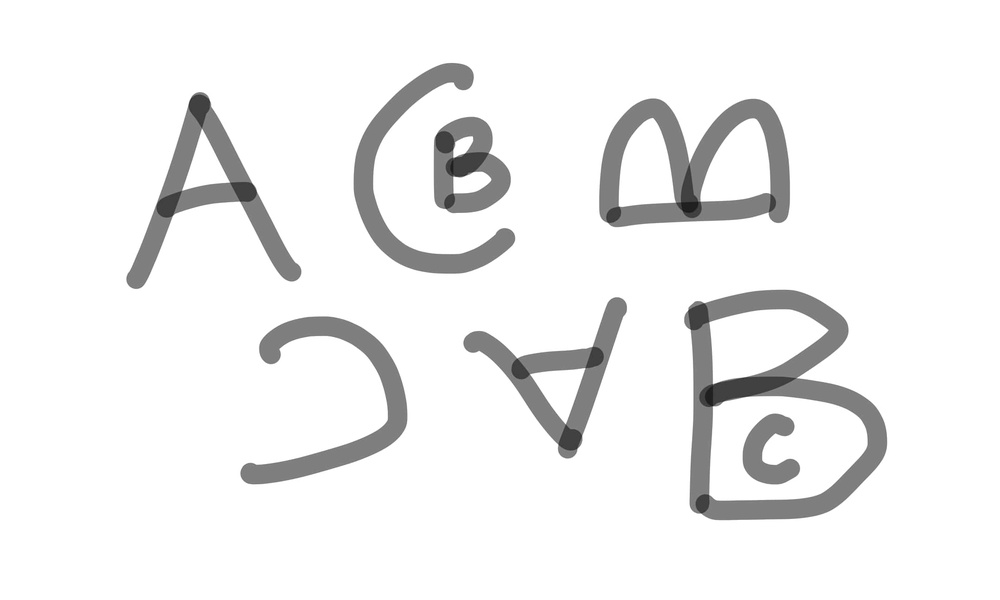
#> input picture ABC-overlapped.jpg, 1000 x 600 px, shrunk from 2159 x 1296 before the run
$ python main.py
#> lines starting #> are read from the running program, lines starting #| are printed output that depends on the picture; after the words box and inside, x2 and y2 are one past the last pixel; in counts of white or black regions, pixels touching at a corner belong together
from PIL import Image
import numpy as np

def main():
    # Read characters from an image file
    img = Image.open('./ABC-overlapped.jpg').convert('RGB')
#> img is the input picture: PIL image 1000x600 RGB; min 23, max 255, mean 240
    img_gray = img.convert('L')  # converts the image to grayscale image
    img_gray.show()  # show the image
    ONE = 200  # set value of 1-valued pixels
    a = np.asarray(img_gray)  # convert from PIL to np array
    a_bin = threshold(a, 150, ONE, 0)  # threshold the image a, with threshold T, LOW and HIGH
    im = Image.fromarray(a_bin)  # from np array to PIL format
    im.show()
    label = blob_coloring_8_connected(a_bin, ONE)  # labels 8-connected components
    new_img2 = np2PIL_color(label)  # converts from np array to PIL format
    new_img2.show()  # shows the image
    rects = rectangles(label)
    rects.show()


# [37 lines left out: functions binary_image, np2PIL, not called in this run]


def np2PIL_color(im):
    print("size of arr: ", im.shape)
    img = Image.fromarray(np.uint8(im))
    return img


def threshold(im, T, LOW, HIGH):
    # threshold the image im, returns im_out
    # im_out = LOW, if im < T;   im_out = HIGH otherwise
#> called with T = 150, LOW = 200, HIGH = 0
    (nrows, ncols) = im.shape
    im_out = np.zeros(shape=im.shape)
    for i in range(nrows):
        for j in range(ncols):
            if abs(im[i][j]) < T:
                im_out[i][j] = LOW
            else:
                im_out[i][j] = HIGH
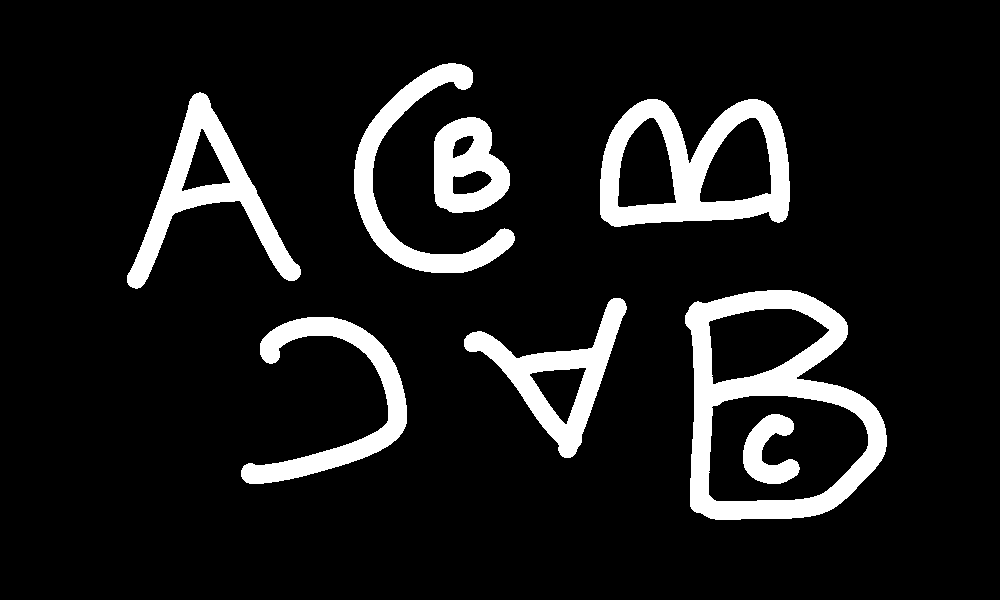
#> im_out: shape (600, 1000) float64; values 0 (black) and 200 (white), 10.7% white; 8 white regions, largest, box (x1, y1, x2, y2) and area: (685, 290, 887, 520) 15706, (600, 99, 790, 227) 11629, (127, 92, 301, 289) 8479
    return im_out


def blob_coloring_8_connected(bim, ONE):
    # labels binary image bim, where one-valued pixels have value ONE,
    # by using 8-connected component labeling algorithm.
    # Two-pass labeling is used
#> called with ONE = 200
    max_label = int(10000)
    nrow = bim.shape[0]
    ncol = bim.shape[1]
    im = np.zeros(shape=(nrow, ncol), dtype=int)
    a = np.arange(0, max_label, dtype=int)
    color_map = np.zeros(shape=(max_label, 3), dtype=np.uint8)
    color_im = np.zeros(shape=(nrow, ncol, 3), dtype=np.uint8)

    for i in range(max_label):
        np.random.seed(i)
        color_map[i][0] = np.random.randint(0, 255, 1, dtype=np.uint8)
        color_map[i][1] = np.random.randint(0, 255, 1, dtype=np.uint8)
        color_map[i][2] = np.random.randint(0, 255, 1, dtype=np.uint8)

    k = 0
    for i in range(nrow):
        for j in range(ncol):
            im[i][j] = max_label
#> im: shape (600, 1000) int64; every value is 10000
    for i in range(1, nrow - 1):
        for j in range(1, ncol - 1):
            c = bim[i][j]
            l = bim[i][j - 1]
            u = bim[i - 1][j]
            label_u = im[i - 1][j]
            label_l = im[i][j - 1]
            label_ul = im[i - 1][j - 1]
            label_ur = im[i - 1][j + 1]

            im[i][j] = max_label
            if c == ONE:
                min_label = min(label_u, label_l, label_ul, label_ur)
                if min_label == max_label:  # u = l = 0
                    k += 1
                    im[i][j] = k
                else:   # at least one of u or l or ul or ur is ONE
                    im[i][j] = min_label
                    if min_label != label_u and label_u != max_label:
                        update_array(a, min_label, label_u)

                    elif min_label != label_l and label_l != max_label:
                        update_array(a, min_label, label_l)

                    elif min_label != label_ul and label_ul != max_label:
                        update_array(a, min_label, label_ul)

                    elif min_label != label_ur and label_ur != max_label:
                        update_array(a, min_label, label_ur)

            else:
                im[i][j] = max_label
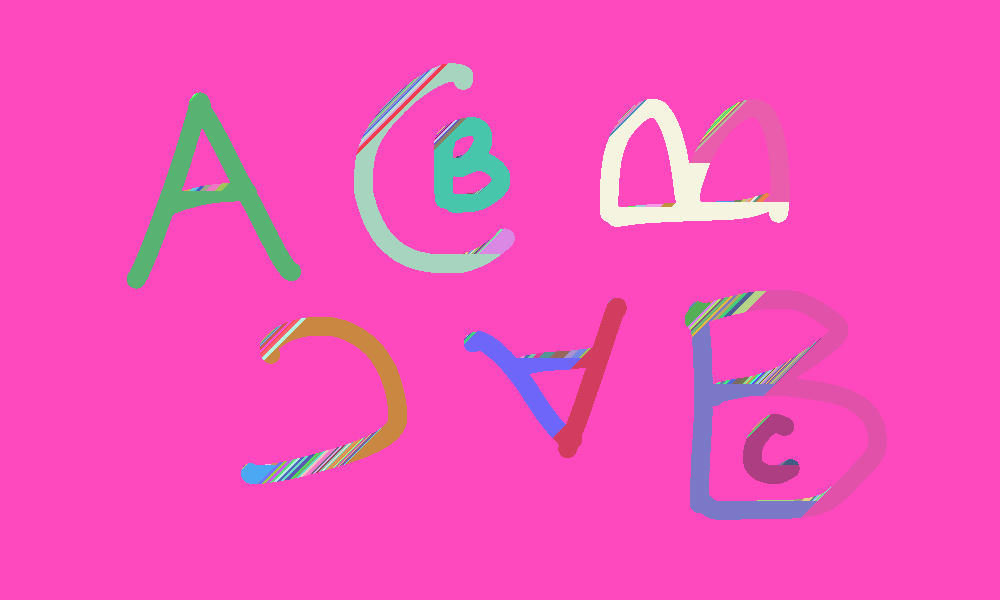
#> im: shape (600, 1000) int64; 223 distinct labels, from 1 to 10000; one colour per label, 0 black
#> after the loop, k = 222
    for i in range(k + 1):
        index = i
        while a[index] != index:
            index = a[index]
        a[i] = a[index]
#> after the loop, a = 10000 values, max 9999 at index 9999, min 0 at index 0, mean 4998.5

    for i in range(nrow):
        for j in range(ncol):

            if bim[i][j] == ONE:
                im[i][j] = a[im[i][j]]
                if im[i][j] == max_label:
                    im[i][j] == 0
                    color_im[i][j][0] = 0
                    color_im[i][j][1] = 0
                    color_im[i][j][2] = 0
                color_im[i][j][0] = color_map[im[i][j], 0]
                color_im[i][j][1] = color_map[im[i][j], 1]
                color_im[i][j][2] = color_map[im[i][j], 2]
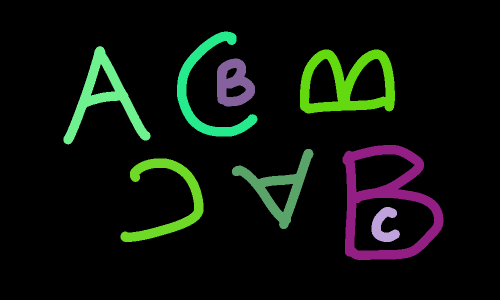
#> color_im: shape (600, 1000, 3) (shown at 1/2 size); mean of channels 0, 1, 2 11.9, 17.1, 11.2; drawn as R, G, B
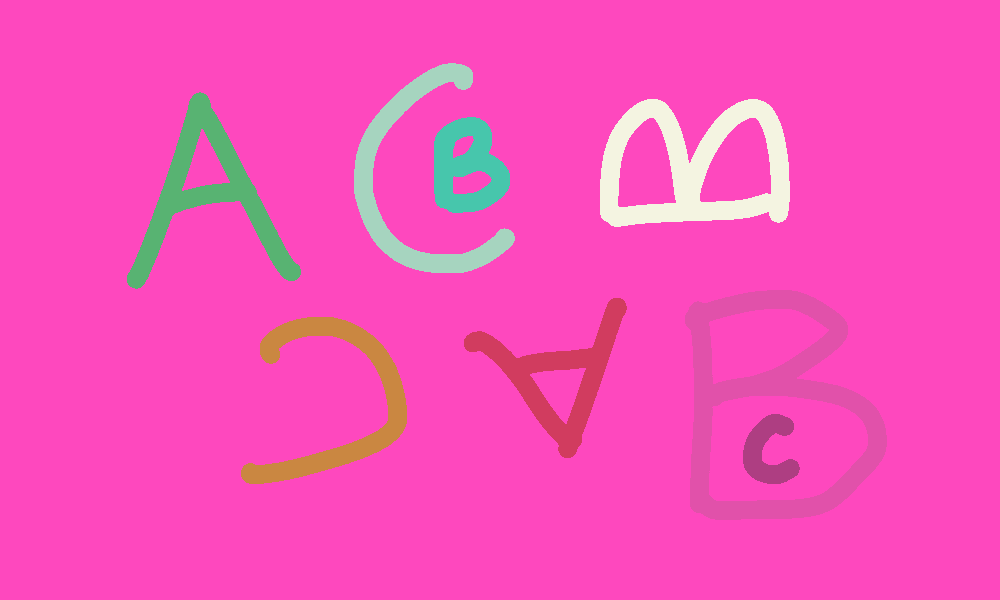
#> im: shape (600, 1000) int64; 9 distinct labels, from 1 to 10000; one colour per label, 0 black
    return color_im


def update_array(a, label1, label2):
    index = lab_small = lab_large = 0
    if label1 < label2:
        lab_small = label1
        lab_large = label2
    else:
        lab_small = label2
        lab_large = label1
    index = lab_large
    while index > 1 and a[index] != lab_small:
        if a[index] < lab_small:
            temp = index
            index = lab_small
            lab_small = a[temp]
        elif a[index] > lab_small:
            temp = a[index]
            a[index] = lab_small
            index = temp
        else:  # a[index] == lab_small
            break

    return


def rectangle_boundaries(label):
    nrow = label.shape[0]
    ncol = label.shape[1]


if __name__ == '__main__':
    main()
#| size of arr:  (600, 1000, 3)
#> (the run stopped early here; a loop or call above may not have finished)

$ run again, with ABC-input.jpg copied over ABC-overlapped.jpg
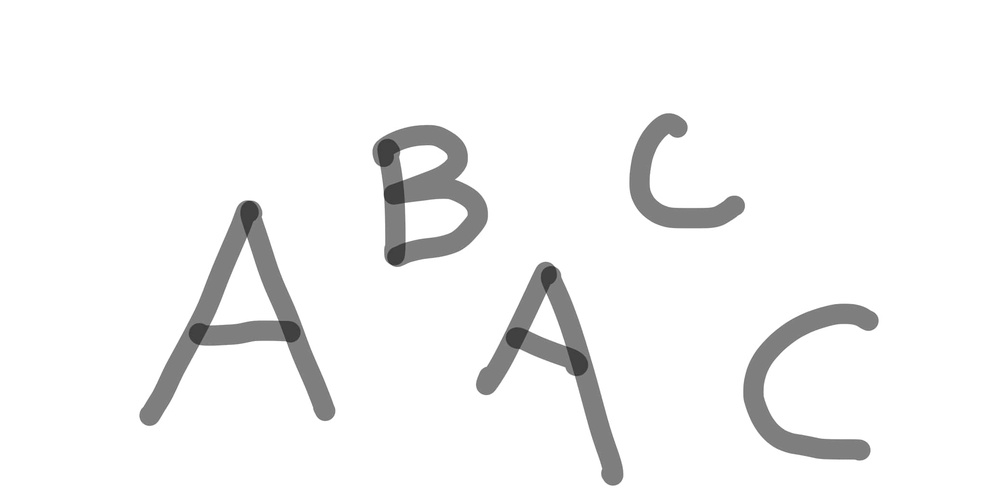
#> input picture ABC-input.jpg, 1000 x 498 px, shrunk from 2077 x 1035 before the run
#> in main, img is the input picture: PIL image 1000x498 RGB; min 49, max 255, mean 244.6
#> after the loop in threshold, `for i in range(nrows):`:
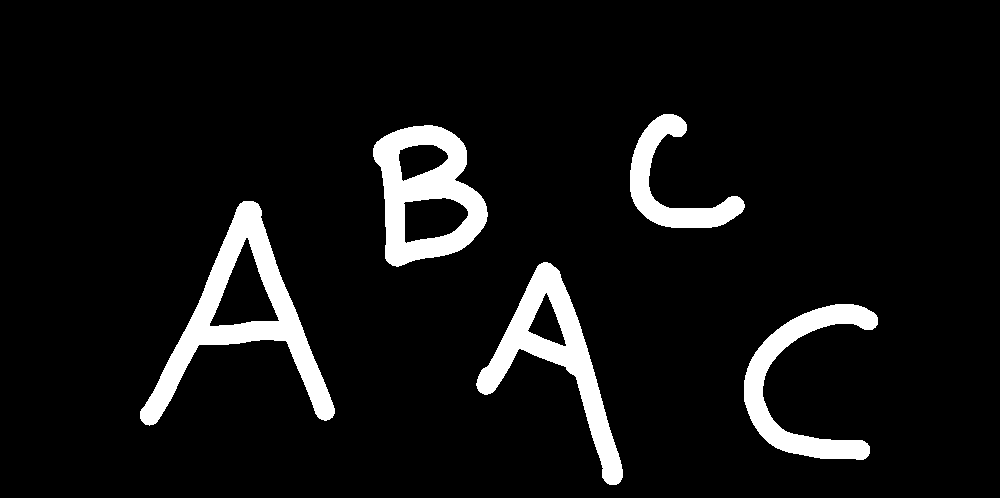
#> im_out: shape (498, 1000) float64; values 0 (black) and 200 (white), 7.4% white; 5 white regions, box (x1, y1, x2, y2) and area: (140, 201, 335, 426) 10479, (373, 125, 488, 267) 8251, (476, 262, 623, 485) 8045, (744, 304, 878, 460) 6067, (630, 114, 745, 228) 4214
#> after the loop in blob_coloring_8_connected, `for i in range(1, nrow - 1):`: k = 85
#> after the loop in blob_coloring_8_connected, `for i in range(k + 1):`: a = 10000 values, max 9999 at index 9999, min 0 at index 0, mean 4999.3
#> after the loop in blob_coloring_8_connected, `for i in range(nrow):`:
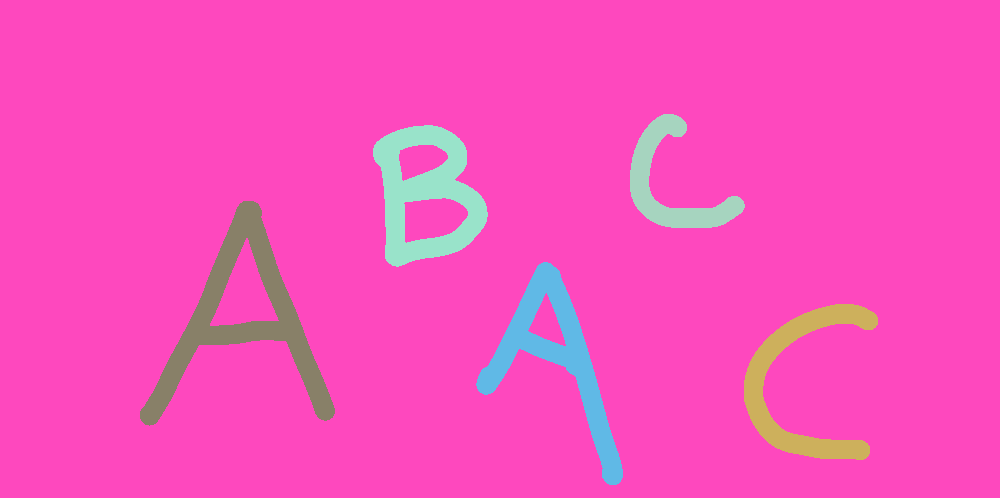
#> im: shape (498, 1000) int64; 6 distinct labels, from 1 to 10000; one colour per label, 0 black
#| size of arr:  (498, 1000, 3)

$ run again, with ABC.jpg copied over ABC-overlapped.jpg
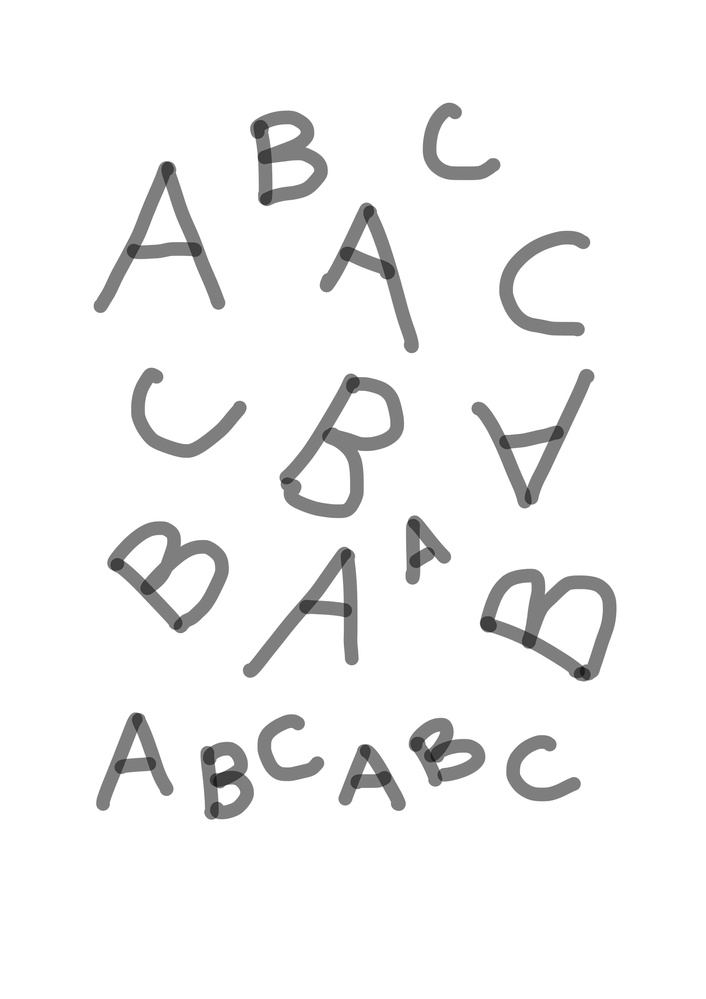
#> input picture ABC.jpg, 706 x 999 px, shrunk from 2183 x 3087 before the run
#> in main, img is the input picture: PIL image 706x999 RGB; min 24, max 255, mean 243.4
#> after the loop in threshold, `for i in range(nrows):`:
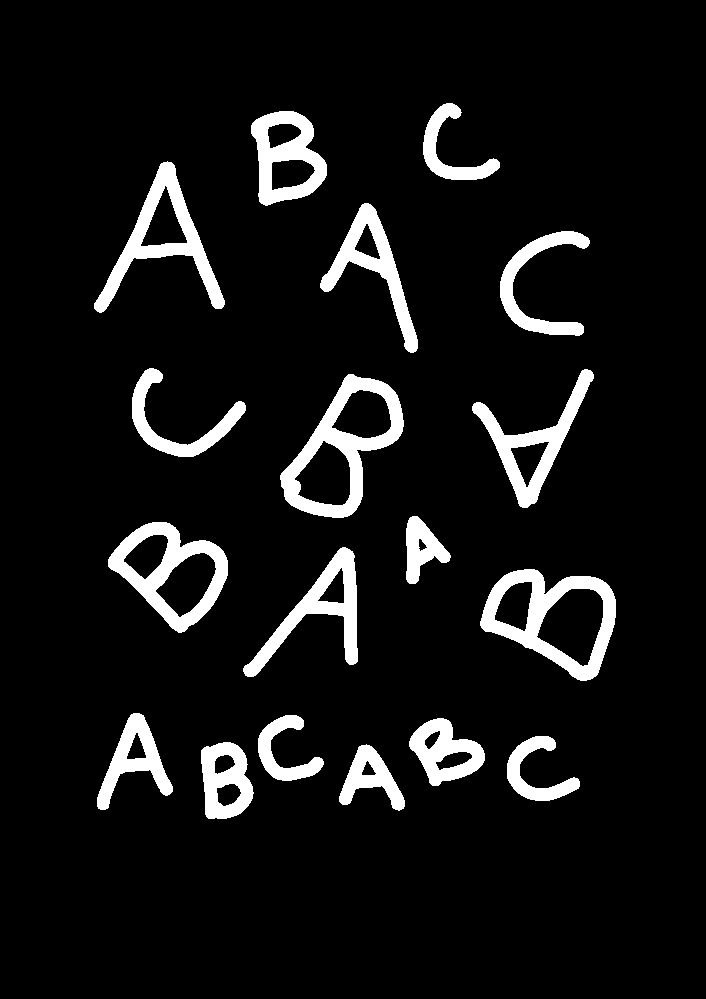
#> im_out: shape (999, 706) float64; values 0 (black) and 200 (white), 8.2% white; 18 white regions, largest, box (x1, y1, x2, y2) and area: (280, 374, 404, 518) 5564, (480, 569, 616, 681) 5460, (108, 522, 228, 633) 4741
#> after the loop in blob_coloring_8_connected, `for i in range(1, nrow - 1):`: k = 204
#> after the loop in blob_coloring_8_connected, `for i in range(k + 1):`: a = 10000 values, max 9999 at index 9999, min 0 at index 0, mean 4999.2
#> after the loop in blob_coloring_8_connected, `for i in range(nrow):`:
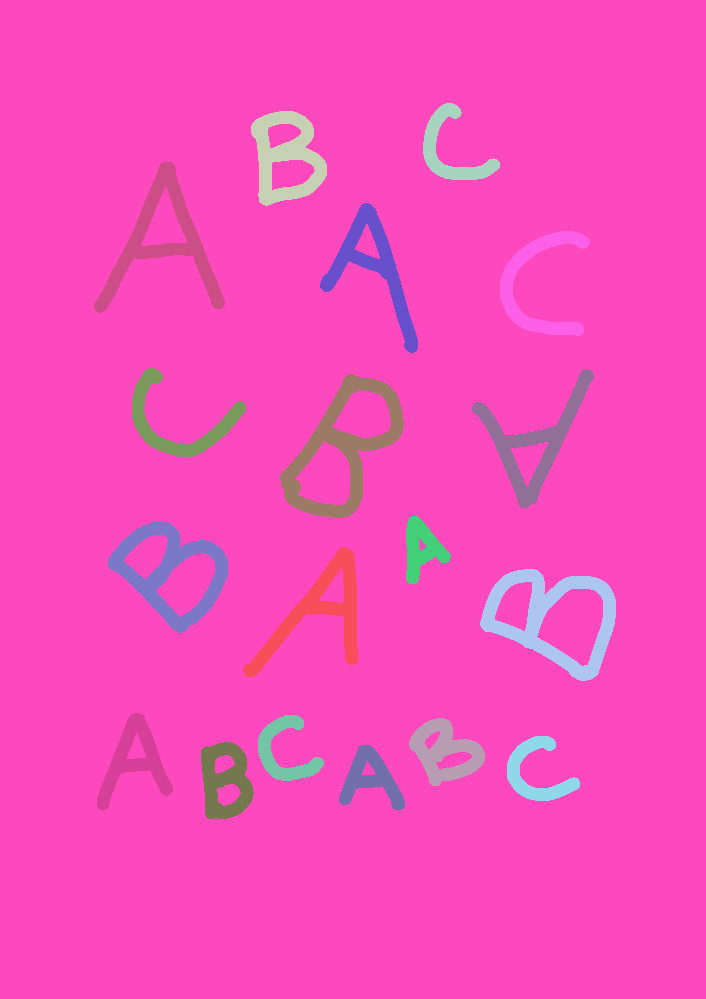
#> im: shape (999, 706) int64; 19 distinct labels, from 1 to 10000; one colour per label, 0 black
#| size of arr:  (999, 706, 3)
